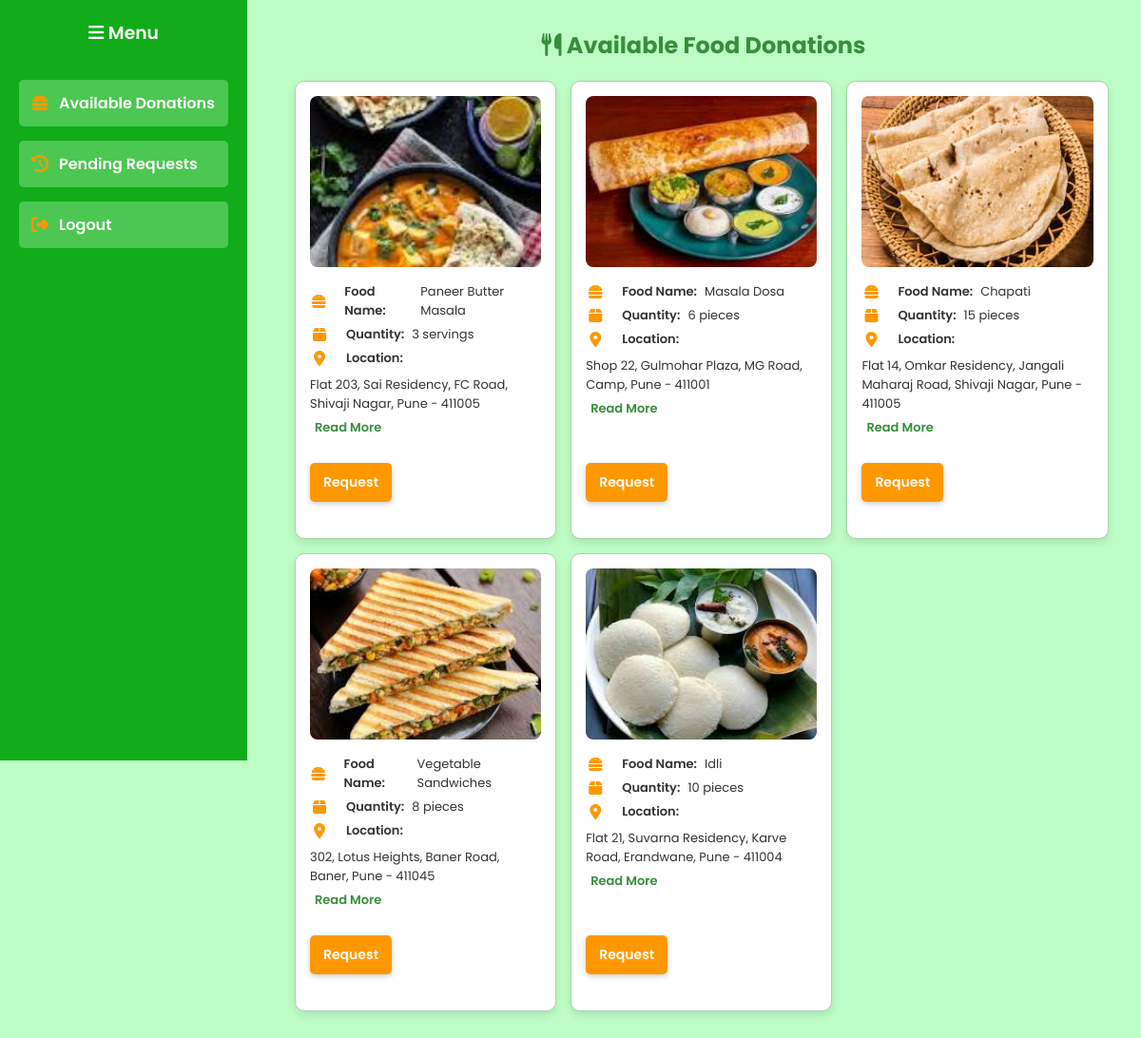
Screenshot of /donations (signed in) with the database file from the repository.
### app.py (models this page shows)
class Donation(db.Model):
    id = db.Column(db.Integer, primary_key=True)
    donor_id = db.Column(db.Integer, db.ForeignKey('user.id'), nullable=False)
    food_name = db.Column(db.String(200), nullable=False)
    description = db.Column(db.Text, nullable=False)
    quantity = db.Column(db.String(50), nullable=False)
    food_type = db.Column(db.String(10), nullable=False)
    expiry_date = db.Column(db.String(20), nullable=False)
    pickup_location = db.Column(db.String(255), nullable=False)
    contact_info = db.Column(db.String(100), nullable=False)
    food_image = db.Column(db.String(255), nullable=True)

### app.py (the view)
@app.route('/donations')
def donations():
    if 'user_id' not in session:
        return redirect(url_for('login'))
    today = datetime.today().strftime('%Y-%m-%d')
    Donation.query.filter(Donation.expiry_date < today).delete()
    db.session.commit()
    requested_donation_ids = {item.donation_id for item in ReceiverHistory.query.all()}
    donation_list = Donation.query.filter(~Donation.id.in_(requested_donation_ids)).all()
    return render_template('donations.html', donations=donation_list)

### templates/donations.html (shortened to what this page needs)
<!DOCTYPE html>
<html lang="en">
<head>
    <link rel="stylesheet" href="https://cdnjs.cloudflare.com/ajax/libs/font-awesome/6.4.2/css/all.min.css">
</head>
<body>
    <div class="sidebar">
        <h3><i class="fas fa-bars"></i> Menu</h3>
        <ul>
            <li><a href="{{ url_for('donations') }}"><i class="fas fa-hamburger"></i> Available Donations</a></li>
            <li><a href="{{ url_for('history') }}"><i class="fas fa-history"></i>Pending Requests</a></li>
            <li><a href="{{ url_for('logout') }}"><i class="fas fa-sign-out-alt"></i> Logout</a></li>
        </ul>
    </div>
    <div class="content">
        <h2><i class="fas fa-utensils"></i> Available Food Donations</h2>
        {% if donations %}
        <div class="donations-container">
            {% for donation in donations %}
            <div class="donation-card">
                <div id="text">
                <img src="{{ url_for('static', filename='uploads/' + donation.food_image if donation.food_image else 'uploads/default.jpg') }}"
                    alt="Food Image">
                <ul class="details-list">
                    <li><i class="fas fa-hamburger"></i> <span class="label">Food Name:</span> {{ donation.food_name }}
                    </li>
                    <li><i class="fas fa-box"></i> <span class="label">Quantity:</span> {{ donation.quantity }}</li>
                    <li style="display: flex; align-items: center; flex-wrap: wrap; gap: 8px;">
                        <i class="fas fa-map-marker-alt"></i>
                        <span class="label" style="white-space: nowrap;">Location:</span>
                        <span style="display: inline;">{{ donation.pickup_location }}</span>
                    </li>
                    <li> <a href="#" class="read-more"
                        data-name="{{ donation.food_name }}"
                        data-type="{{ donation.food_type }}"
                        data-description="{{ donation.description }}"
                        data-expiry="{{ donation.expiry_date }}"
                        data-contact="{{ donation.contact_info }}"
                        style="color: #388E3C; text-decoration: none; font-weight: 600; margin-left: 5px; white-space: nowrap;">
                        Read More
                     </a>
                      </li>
                </ul>
                </div>
                <div id="request"> <a href="{{ url_for('request_food', donation_id=donation.id) }}" class="request-btn">Request</a></div>
            </div>
            {% endfor %}
        </div>
        {% else %}
        <p class="no-donations">No available food donations.</p>
        {% endif %}
    </div>
</body>
</html>

### templates/donations.html (style rules this page uses)
* { margin: 0; padding: 0; box-sizing: border-box; font-family: 'Poppins', sans-serif; }
body { display: flex; background-color: #befdc5; color: #333; }
.sidebar { width: 260px; background: #12ac1a; color: white; padding: 20px; height: 100vh; position: fixed; display: flex; flex-direction: column; align-items: center; }
.sidebar h3 { margin-bottom: 20px; font-weight: 600; text-align: center; }
.sidebar ul { list-style: none; width: 100%; }
.sidebar ul li { margin: 15px 0; }
.sidebar ul li a { text-decoration: none; color: white; font-size: 16px; display: flex; align-items: center; padding: 12px; border-radius: 5px; background: #4cc752;; font-weight: 600; transition: background 0.3s ease; }
.sidebar ul li a i { width: 20px; text-align: center; margin-right: 10px; color: #FF9800; font-size: 18px; }
.content { margin-left: 280px; padding: 30px; width: calc(100% - 280px); }
h2 { color: #388E3C; text-align: center; margin-bottom: 20px; }
.donations-container { display: flex; flex-wrap: wrap; justify-content: flex-start; max-width: 1000px; margin: 0 auto; gap: 15px; }
.donation-card { background: white; font-size: 13px; border-radius: 10px; box-shadow: 0 4px 8px rgba(0, 0, 0, 0.1); padding: 15px; width: 32%; text-align: center; transition: transform 0.3s ease-in-out; border: 1.5px solid #A5D6A7; }
.donation-card img { width: 100%; height: 180px; object-fit: cover; border-radius: 8px; }
.donation-card i { width: 20px; text-align: center; margin-right: 10px; color: #FF9800; font-size: 16px; }
.request-btn { display: inline-block; padding: 10px 14px; color: white; background: #FF9800; text-decoration: none; border-radius: 5px; font-weight: 600; font-size: 14px; transition: 0.3s ease-in-out; box-shadow: 0 2px 6px rgba(0, 0, 0, 0.2); margin-top: 12px; }
.details-list { list-style: none; text-align: left; padding: 0; margin: 10px 0; }
.details-list li { display: flex; align-items: center; gap: 8px; margin: 5px 0; }
.details-list i { color: #FF9800; font-size: 16px; width: 20px; text-align: center; }
.details-list .label { font-weight: 600; color: #333; }
#request { height: 100px; width: 50px; margin-top:30px; display: flex; align-items: center; }
#text { height:320px; margin-bottom:20px; }

### rows the page displays
Donation: food_image (picture), food_name "Paneer Butter Masala", quantity "3 servings", pickup_location "Flat 203, Sai Residency, FC Road, Shivaji Nagar, Pune - 411005"
Donation: food_image (picture), food_name "Masala Dosa", quantity "6 pieces", pickup_location "Shop 22, Gulmohar Plaza, MG Road, Camp, Pune - 411001"
Donation: food_image (picture), food_name "Chapati", quantity "15 pieces", pickup_location "Flat 14, Omkar Residency, Jangali Maharaj Road, Shivaji Nagar, Pune - 411005"
Donation: food_image (picture), food_name "Vegetable Sandwiches", quantity "8 pieces", pickup_location "302, Lotus Heights, Baner Road, Baner, Pune - 411045"
Donation: food_image (picture), food_name "Idli", quantity "10 pieces", pickup_location "Flat 21, Suvarna Residency, Karve Road, Erandwane, Pune - 411004"
